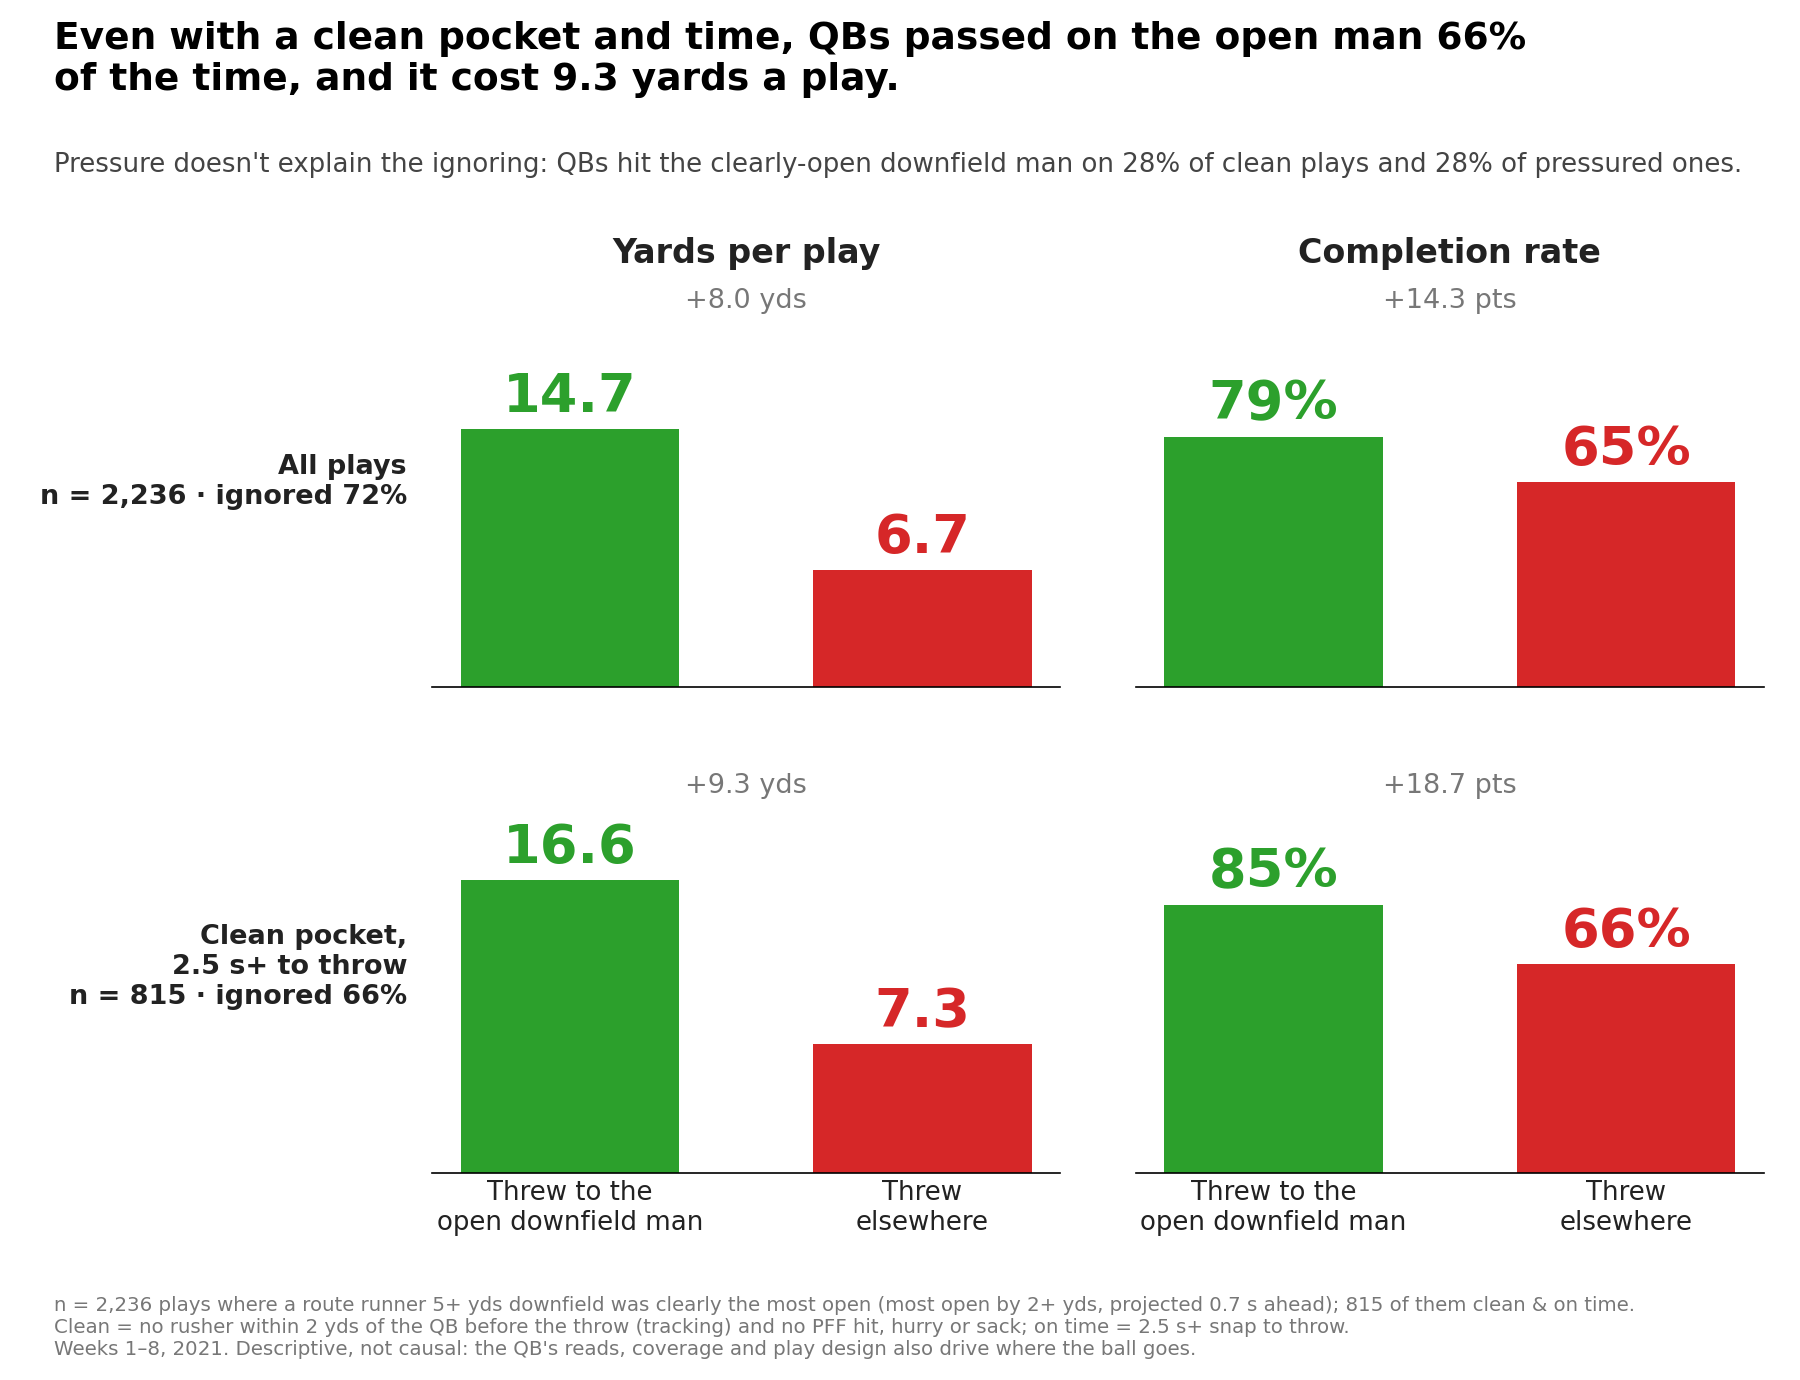

Reproduce this figure in Python.
"""Visual 3: The Cost of Ignoring -- outcome when the QB hits the clearly-most-open downfield man vs. throws elsewhere.

Recomputed from pressure/play_pressure.csv (same clearly-open-downfield flag as openness/), split into all plays vs.
clean pocket & on time. Output: cost_of_ignoring.png
"""
import os

import matplotlib
matplotlib.use("Agg")
import matplotlib.pyplot as plt

import pandas as pd

from common import COVER_COL, INK, MUTED, OPEN_COL, OUT, ROOT


def stats():
    pp = pd.read_csv(f"{ROOT}/pressure/play_pressure.csv")
    cd = pp[pp.play_has_target.astype(bool) & pp.has_clear_dn.astype(bool)].copy()   # one row per play
    cd["hit"] = cd.clear_dn_hit.astype(bool)
    out = []
    for lab, s in [("All plays", cd), ("Clean pocket, 2.5 s+ to throw", cd[cd.clean_ontime.astype(bool)])]:
        g = s.groupby("hit").agg(n=("complete", "size"), comp=("complete", "mean"), yds=("playResult", "mean"))
        out.append((lab, len(s), 1 - s.hit.mean(), g.loc[True], g.loc[False]))
    clean, pres = cd[cd.clean_both.astype(bool)], cd[~cd.clean_both.astype(bool)]
    return out, clean.hit.mean(), pres.hit.mean()


def main():
    rows, hr_clean, hr_pres = stats()
    for lab, n, ign, hit, els in rows:
        print(f"{lab}: n {n}, ignored {ign:.1%}; hit {hit.comp:.1%} {hit.yds:.1f}; elsewhere {els.comp:.1%} {els.yds:.1f}")
    print(f"hit rate clean {hr_clean:.1%} vs pressured {hr_pres:.1%}")
    plt.rcParams.update({"font.family": "DejaVu Sans"})
    fig, axes = plt.subplots(2, 2, figsize=(12, 9.2))
    labels = ["Threw to the\nopen downfield man", "Threw\nelsewhere"]
    cols = [OPEN_COL, COVER_COL]
    for r, (lab, n, ign, hit, els) in enumerate(rows):
        panels = [("Yards per play", [hit.yds, els.yds], "{:.1f}", 18, f"+{hit.yds - els.yds:.1f} yds"),
                  ("Completion rate", [hit.comp * 100, els.comp * 100], "{:.0f}%", 100, f"+{(hit.comp - els.comp) * 100:.1f} pts")]
        for c, (title, vals, fmt, ymax, gap) in enumerate(panels):
            ax = axes[r, c]
            bars = ax.bar([0, 1], vals, color=cols, width=0.62)
            for b, v in zip(bars, vals):
                ax.text(b.get_x() + b.get_width() / 2, v + ymax * 0.02, fmt.format(v), ha="center", va="bottom",
                        fontsize=26, fontweight="bold", color=b.get_facecolor())
            ax.set_xticks([0, 1], labels if r == 1 else ["", ""], fontsize=12.5, color=INK)
            ax.set_ylim(0, ymax * 1.3)
            if r == 0:
                ax.set_title(title, fontsize=16, fontweight="bold", color=INK, pad=6)
            ax.text(0.5, ymax * 1.2, gap, ha="center", fontsize=13, color=MUTED)
            ax.set_yticks([])
            for sp in ["top", "right", "left"]:
                ax.spines[sp].set_visible(False)
            ax.tick_params(axis="x", length=0)
        axes[r, 0].set_ylabel(f"{lab.replace(', ', ',\n')}\nn = {n:,} · ignored {ign:.0%}", fontsize=13, fontweight="bold", color=INK,
                              rotation=0, ha="right", va="center", labelpad=12)
    lab, n, ign, hit, els = rows[1]
    fig.suptitle(f"Even with a clean pocket and time, QBs passed on the open man {ign:.0%}\n"
                 f"of the time, and it cost {hit.yds - els.yds:.1f} yards a play.", x=0.03, ha="left", fontsize=18, fontweight="bold", y=0.985)
    fig.text(0.03, 0.875, f"Pressure doesn't explain the ignoring: QBs hit the clearly-open downfield man on {hr_clean:.0%} of clean "
             f"plays and {hr_pres:.0%} of pressured ones.", fontsize=12.5, color="#444")
    fig.text(0.03, 0.018, f"n = {rows[0][1]:,} plays where a route runner 5+ yds downfield was clearly the most open (most open by 2+ yds, "
             f"projected 0.7 s ahead); {n:,} of them clean & on time.\nClean = no rusher within 2 yds of the QB before the throw "
             "(tracking) and no PFF hit, hurry or sack; on time = 2.5 s+ snap to throw.\nWeeks 1–8, 2021. Descriptive, not causal: "
             "the QB's reads, coverage and play design also drive where the ball goes.", fontsize=9.5, color=MUTED)
    fig.subplots_adjust(left=0.24, right=0.98, top=0.8, bottom=0.15, wspace=0.12, hspace=0.18)
    fig.savefig(os.path.join(OUT, "cost_of_ignoring.png"), dpi=150)
    plt.close(fig)


if __name__ == "__main__":
    main()
